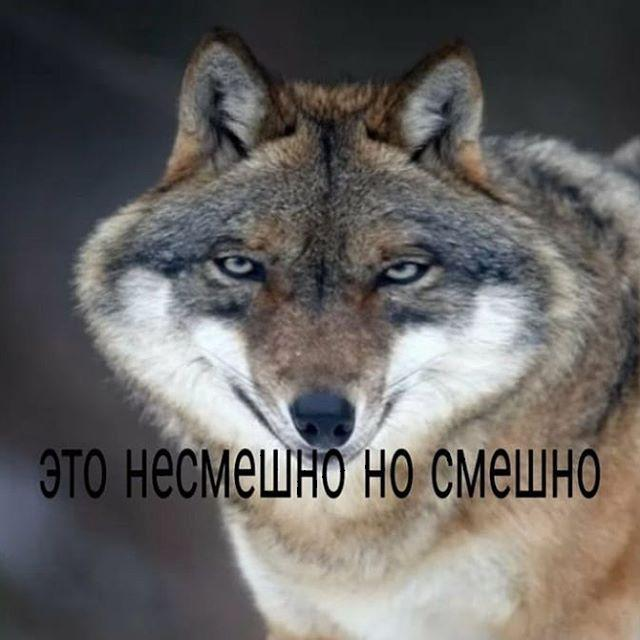
//> input picture Proga/Obrabotka img/Lab1/Lab1/image.JPG, 640 x 640 px
$ ./Source   (built with g++ and OpenCV 4)
//> lines starting //> are read from the running program, lines starting //| are printed output that depends on the picture
#include <iostream>
#include <string>
#include <iomanip>
#include <sstream>
#include<math.h>
#include <opencv2/core/core.hpp>
#include <opencv2/imgproc/imgproc.hpp>
#include <opencv2/highgui/highgui.hpp>
#include<ctime>

using namespace std;
using namespace cv;

double getPSNR(const Mat& I1, const Mat& I2)
{
	Mat s1;
	absdiff(I1, I2, s1);       // |I1 - I2|
	s1.convertTo(s1, CV_32F);  // cannot make a square on 8 bits
	s1 = s1.mul(s1);           // |I1 - I2|^2

	Scalar s = sum(s1);         // sum elements per channel

	double sse = s.val[0] + s.val[1] + s.val[2]; // sum channels

	if (sse <= 1e-10) // for small values return zero
		return 0;
	else
	{
		double  mse = sse / (double)(I1.channels() * I1.total());
		double psnr = 10.0*log10((255 * 255) / mse);
		return psnr;
	}
}

Mat grey(const Mat& img ) {
	Mat res;
	img.copyTo(res);
	for (int i = 0; i < res.rows; i++)
		for (int j = 0; j < res.cols; j++) {
			res.at<Vec3b>(i, j)[0]= res.at<Vec3b>(i, j)[0]* 0.148  + res.at<Vec3b>(i, j)[1] * 0.5547 + res.at<Vec3b>(i, j)[2]* 0.2952;
			res.at<Vec3b>(i, j)[1] =res.at<Vec3b>(i, j)[0] * 0.148 + res.at<Vec3b>(i, j)[1] * 0.5547 + res.at<Vec3b>(i, j)[2] * 0.2952;
			res.at<Vec3b>(i, j)[2] =res.at<Vec3b>(i, j)[0] * 0.148 + res.at<Vec3b>(i, j)[1] * 0.5547 + res.at<Vec3b>(i, j)[2] * 0.2952;
		}
	return res;
}
double CalcMod(double a, int b) {
	return a - floor(a / b) * b;
}
Mat bgrToHsv(Mat& imBGR) {
	imBGR.forEach<Vec3b>([](Vec3b& p, const int* pos) {
		int b = p[0];
		int g = p[1];
		int r = p[2];
		double bb = (double)b / 255;
		double gg = (double)g / 255;
		double rr = (double)r / 255;
		double Cmax = max({ bb, gg, rr });
		double Cmin = min({ bb, gg, rr });
		double d = Cmax - Cmin;
		double H, S, V;
		double qwe = CalcMod((gg - bb) / d, 6);
		if (d == 0) H = 0;
		else if (Cmax == rr) H = 60 * qwe;
		else if (Cmax == gg) H = 60 * (((bb - rr) / d) + 2);
		else if (Cmax == bb) H = 60 * (((rr - gg) / d) + 4);
		if (Cmax == 0) S = 0;
		else S = d / Cmax;
		V = Cmax;
		Vec3d hsv = Vec3d(H, S * 255.0, V * 255.0);
		p = hsv;

	});
	return imBGR;
}


int main(int argc, char *argv[]) {
	//Сравнение
	Mat img = imread("image.jpg"), hsv_img;
//> img is the input picture: 640 rows x 640 cols, CV_8UC3; mean B, G, R 97.5, 99.3, 102.2
	Mat img1 = imread("image1.jpg");
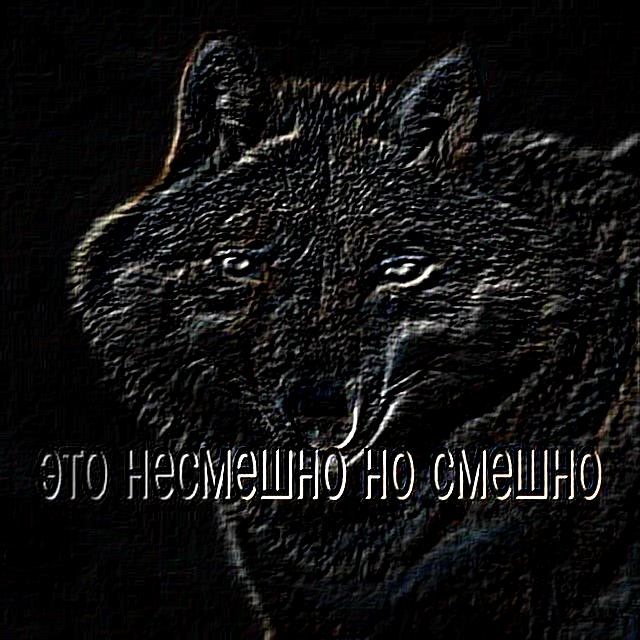
//> input picture Proga/Obrabotka img/Lab1/Lab1/image1.JPG, 640 x 640 px
//> img1 is the input picture: 640 rows x 640 cols, CV_8UC3; mean B, G, R 17.8, 17.7, 18
	Mat res,res1,res2;

	double s1,s=0.0;
	namedWindow("img_1");
	namedWindow("img_2");
	imshow("img_1",img);
	imshow("img_2", img1);
	s = getPSNR(img, img1);
//> in getPSNR, `s1 = s1.mul(s1);`:
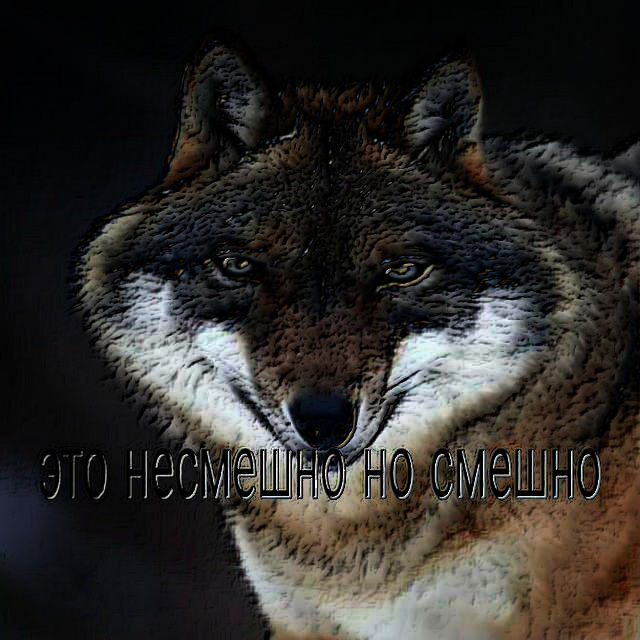
//> s1: 640 rows x 640 cols, CV_32FC3; mean B, G, R 10831.8, 11534.8, 12222.4; drawn with min black and max white
//> in getPSNR, `Scalar s = sum(s1);`: s = Scalar(4.43e+09, 4.72e+09, 5e+09)
//> in getPSNR, `double sse = s.val[0] + s.val[1] + s.val[2];`: sse = 1.42e+10
//> in getPSNR, `double  mse = sse / (double)(I1.channels() * I1.total());`: mse = 11525
//> in getPSNR, `double psnr = 10.0*log10((255 * 255) / mse);`: psnr = 7.51
//> s = 7.51
	cout << s << endl;
//| 7.51441
	waitKey(0);
	destroyWindow("img_1");
	destroyWindow("img_2");

	//Монохромное изображение
	res = grey(img);
//> after the loop in grey, `for (int i = 0; i < res.rows; i++)`:
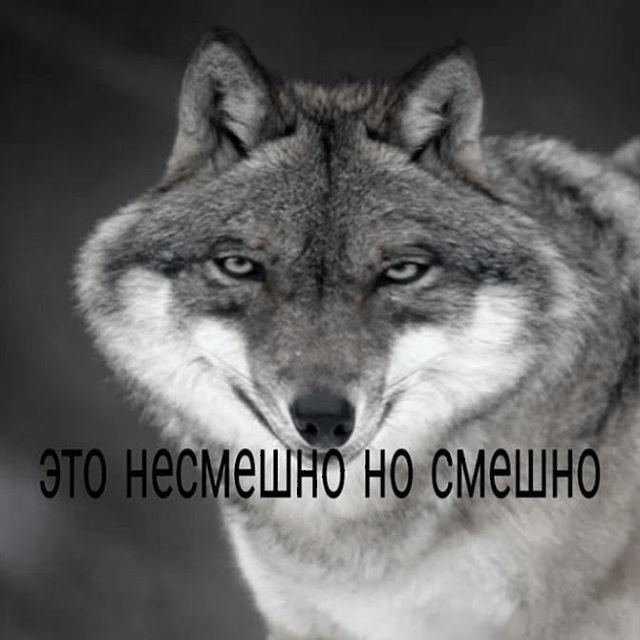
//> res: 640 rows x 640 cols, CV_8UC3; mean B, G, R 99.2, 99.5, 99.5
	cvtColor(img, res1, COLOR_BGR2GRAY);
	namedWindow("img_3");
	namedWindow("img_4");
	imshow("img_3", res);
	imshow("img_4", res1);
	waitKey(0);
	destroyWindow("img_3");
	destroyWindow("img_4");
	//cvtColor меняет каналы, а мы изменили значение пикселей

	//BGR To HSV
	Mat b_t_h = bgrToHsv(img);
//> in bgrToHsv, `imBGR.forEach<Vec3b>([](Vec3b& p, const int* pos) { int b = p[0]; int ..`:
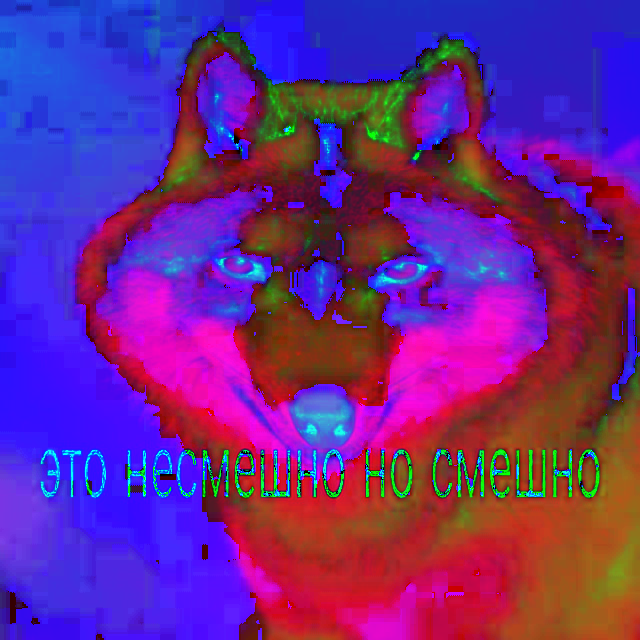
//> imBGR: 640 rows x 640 cols, CV_8UC3; mean B, G, R 140.7, 40.5, 106.9
	long double t1 = clock();
	cvtColor(img, hsv_img, COLOR_BGR2RGB);
	long double t2 = clock();
	cout << "Time:" << t2 - t1 << endl;
	namedWindow("img_5");
	namedWindow("img_6");
	imshow("img_5", hsv_img);
	imshow("img_6", b_t_h);
	waitKey(0);
	destroyWindow("img_5");
	destroyWindow("img_6");
	s1 = getPSNR(b_t_h, hsv_img);
//> in getPSNR (call 2), `absdiff(I1, I2, s1);`:
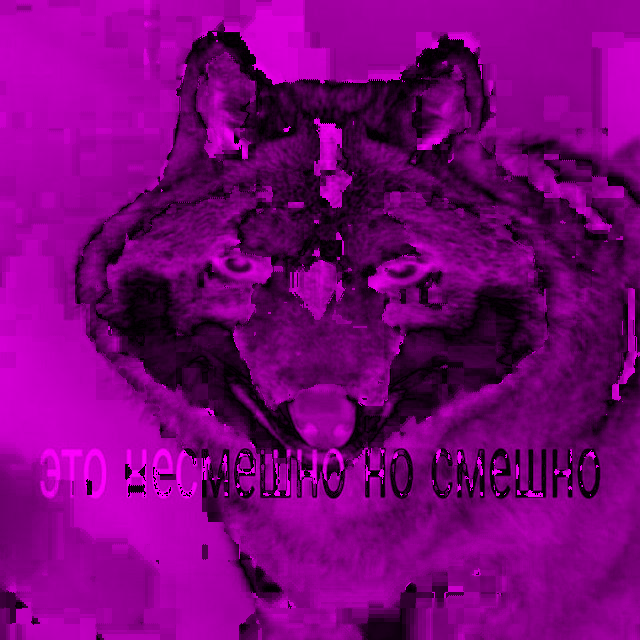
//> s1: 640 rows x 640 cols, CV_8UC3; mean B, G, R 122.4, 0, 122.4
//> in getPSNR (call 2), `s1 = s1.mul(s1);`:
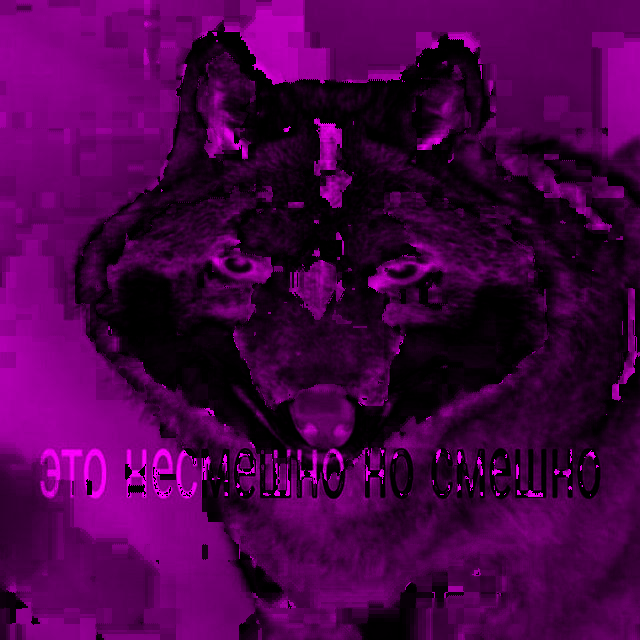
//> s1: 640 rows x 640 cols, CV_32FC3; mean B, G, R 18077.6, 0, 18077.6; drawn with min black and max white
//> in getPSNR (call 2), `Scalar s = sum(s1);`: s = Scalar(7.4e+09, 0, 7.4e+09)
//> in getPSNR (call 2), `double sse = s.val[0] + s.val[1] + s.val[2];`: sse = 1.48e+10
//> in getPSNR (call 2), `double  mse = sse / (double)(I1.channels() * I1.total());`: mse = 12044.5
//> in getPSNR (call 2), `double psnr = 10.0*log10((255 * 255) / mse);`: psnr = 7.32
//> s1 = 7.32
	cout << s1<<endl;
//| 7.32291

	// Яркость
	b_t_h *= 4;
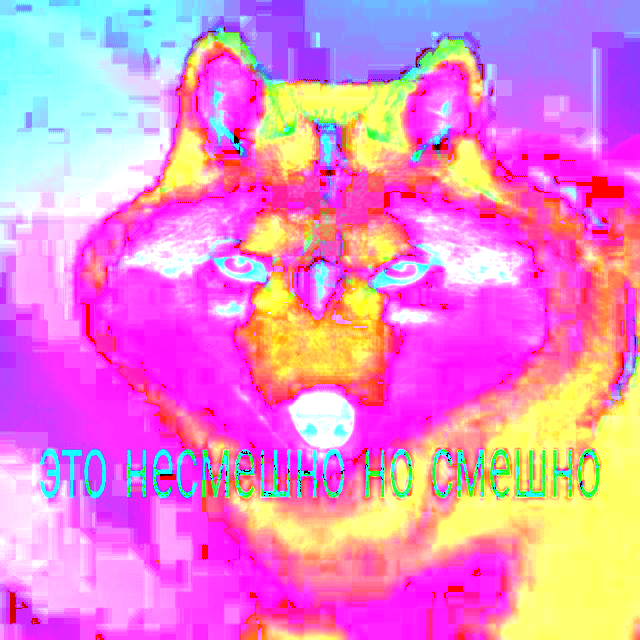
//> b_t_h: 640 rows x 640 cols, CV_8UC3; mean B, G, R 204.8, 137, 229.7
	long double t3 = clock();
	hsv_img *= 4;
	long double t4 = clock();
	cout << "Time:" << t4 - t3 << endl;
	namedWindow("img_7");
	namedWindow("img_8");
	imshow("img_7", hsv_img);
	imshow("img_8", b_t_h);
	waitKey(0);


}
